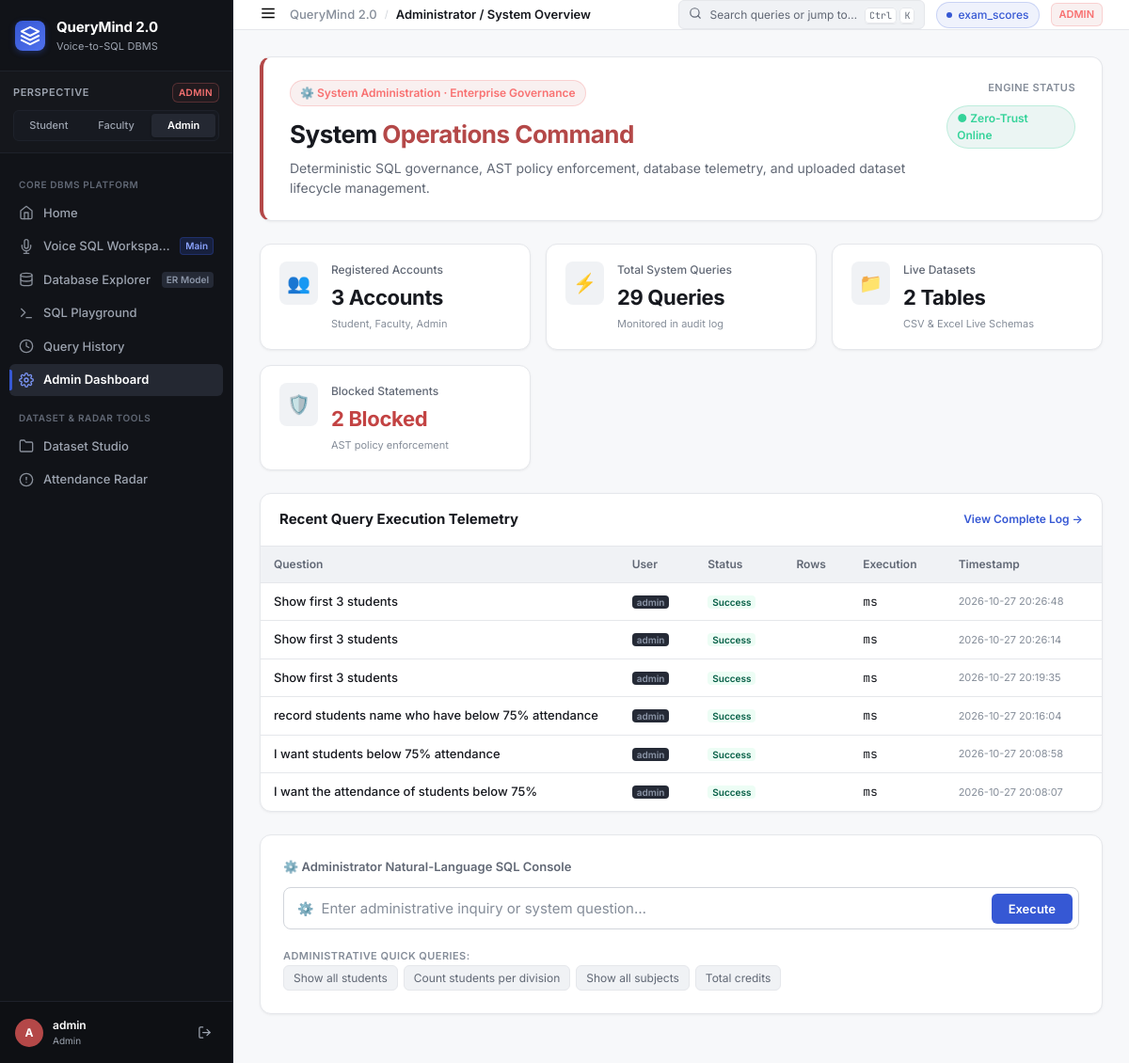
Page /dashboard on the earlier database version.
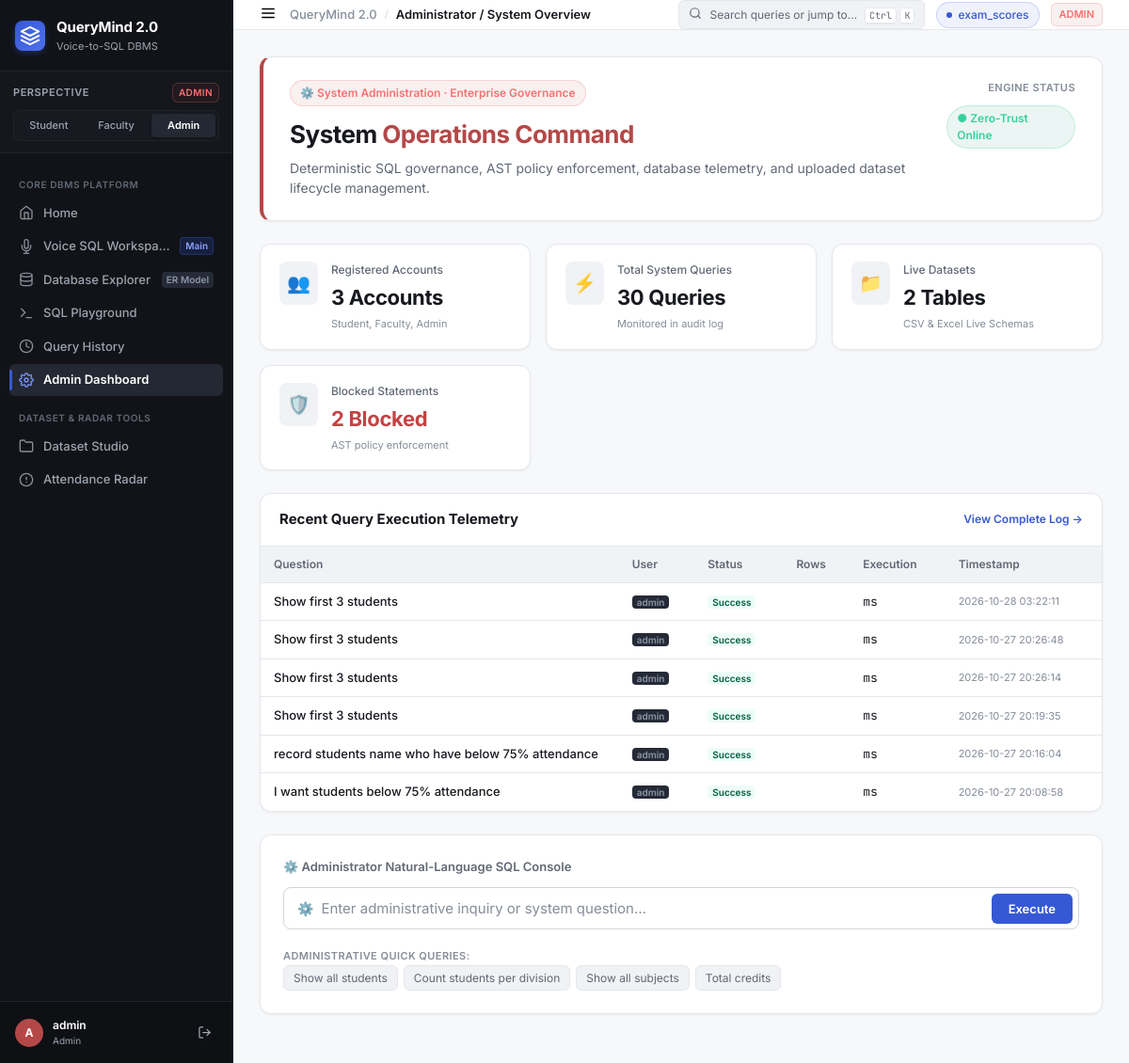
Same page on the later database version.
### tables this page shows
CREATE TABLE query_logs (
        id               INTEGER PRIMARY KEY AUTOINCREMENT,
        user_id          INTEGER,
        username         TEXT,
        question         TEXT,
        generated_sql    TEXT,
        status           TEXT,
        execution_time_ms INTEGER,
        result_row_count INTEGER,
        error            TEXT,
        timestamp        TEXT DEFAULT (datetime('now'))
    , input_mode TEXT DEFAULT 'text');

### app.py (the view)
@app.route("/dashboard")
def dashboard():
    role = session.get("role", "admin")
    stats = get_system_stats()
    uploaded_datasets = get_uploaded_datasets()
    recent = get_all_history(10)
    division_stats = get_division_stats()
    defaulters = get_defaulters(threshold=75.0)
    profile = None
    if role == "student":
        profile = get_student_profile(session.get("user_id", 3))
    return render_template(
        "dashboard.html",
        role=role,
        stats=stats,
        uploaded_datasets=uploaded_datasets,
        recent=recent,
        division_stats=division_stats,
        defaulters=defaulters,
        profile=profile,
    )

### app.py (called while the page is built)
@app.before_request
def ensure_default_session():
    if "user_id" not in session:
        session["user_id"] = 1
        session["username"] = "admin"
        session["role"] = "admin"

@app.context_processor
def inject_global_ui_context():
    try:
        datasets = get_uploaded_datasets()
    except Exception:
        datasets = []
    return {
        "current_role": session.get("role", "admin"),
        "current_username": session.get("username", "admin"),
        "global_datasets": datasets,
    }

### db/database.py (called while the page is built)
def _conn():
    conn = sqlite3.connect(DB_PATH)
    conn.row_factory = sqlite3.Row          # rows accessible as dicts
    conn.execute("PRAGMA foreign_keys = ON")
    conn.execute("PRAGMA journal_mode = WAL")
    return conn

def get_query_history(user_id=None, limit=50):
    conn = _conn()
    if user_id:
        rows = conn.execute(
            "SELECT * FROM query_logs WHERE user_id=? ORDER BY id DESC LIMIT ?",
            (user_id, limit)
        ).fetchall()
    else:
        rows = conn.execute(
            "SELECT * FROM query_logs ORDER BY id DESC LIMIT ?", (limit,)
        ).fetchall()
    conn.close()
    return [dict(r) for r in rows]

### templates/dashboard.html (shortened to what the changed rows need)
{% extends "base.html" %}
{% block content %}
{% if role == 'student' %}
<div class="workspace-view student-workspace">
  <div class="role-hero" style="border-left: 4px solid var(--role-student);">
    <div class="role-hero-left">
      <div class="role-badge-lg badge-student">
        🎓 Student Academic Profile · Aarav Sharma (STU001)
      </div>
      <h1>Personal <span style="color: var(--role-student);">Academic Intelligence</span></h1>
      <p class="hero-sub">Division A · Enrolled in Bachelor of Science (Computer Science) · Verified Academic Semester 2024–2025.</p>
    </div>
    <div class="dataset-switcher-box">
      <span class="switcher-label">Academic Status</span>
      <span class="role-badge-lg badge-student" style="margin-top:4px;">Good Standing · Eligible</span>
    </div>
  </div>
  <div class="admin-kpi-grid">
    <div class="kpi-card">
      <div class="kpi-icon" style="color:var(--role-student);">📊</div>
      <div class="kpi-info">
        <span class="kpi-label">Average Marks (0–100 Scale)</span>
        <span class="kpi-number">{{ "%.1f"|format(profile.avg_marks) if profile else "82.4" }}%</span>
        <span class="kpi-sub">Calculated from 5 subjects</span>
      </div>
    </div>
    <div class="kpi-card">
      <div class="kpi-icon" style="color:var(--status-success);">⏱️</div>
      <div class="kpi-info">
        <span class="kpi-label">Overall Attendance</span>
        <span class="kpi-number">{{ "%.1f"|format(profile.avg_attendance) if profile else "88.5" }}%</span>
        <span class="kpi-sub" style="color:var(--status-success);">+13.5% above 75% threshold</span>
      </div>
    </div>
    <div class="kpi-card">
      <div class="kpi-icon">📚</div>
      <div class="kpi-info">
        <span class="kpi-label">Enrolled Courses</span>
        <span class="kpi-number">5 Subjects</span>
        <span class="kpi-sub">Total 18 Academic Credits</span>
      </div>
    </div>
    <div class="kpi-card">
      <div class="kpi-icon">🛡️</div>
      <div class="kpi-info">
        <span class="kpi-label">Attendance Standing</span>
        <span class="kpi-number" style="color:var(--status-success);">Satisfactory</span>
        <span class="kpi-sub">Eligible for Semester Examination</span>
      </div>
    </div>
  </div>
  <div class="twelve-col-grid" style="margin-bottom: 24px;">
    <div class="col-span-8">
      <div class="gov-card">
        <div class="gov-card-header">
          <h3>Subject Marks Breakdown (0–100)</h3>
          <span class="nav-meta-badge">Internal Assessments</span>
        </div>
        <div style="padding: 20px;">
          <div style="height: 260px;">
            <canvas id="studentMarksChart"></canvas>
          </div>
        </div>
      </div>
    </div>
    <div class="col-span-4">
      <div class="gov-card">
        <div class="gov-card-header">
          <h3>Subject Attendance</h3>
          <span class="nav-meta-badge">Min 75%</span>
        </div>
        <div style="padding: 16px 20px;">
          <div class="attendance-list">
            <div class="att-row" style="margin-bottom: 14px;">
              <div style="display:flex; justify-content:space-between; font-size:13px; font-weight:600; margin-bottom:4px;">
                <span>Mathematics</span>
                <span>92%</span>
              </div>
              <div class="att-bar-bg"><div class="att-bar-fill att-good" style="width: 92%;"></div></div>
            </div>
            <div class="att-row" style="margin-bottom: 14px;">
              <div style="display:flex; justify-content:space-between; font-size:13px; font-weight:600; margin-bottom:4px;">
                <span>Computer Science</span>
                <span>95%</span>
              </div>
              <div class="att-bar-bg"><div class="att-bar-fill att-good" style="width: 95%;"></div></div>
            </div>
            <div class="att-row" style="margin-bottom: 14px;">
              <div style="display:flex; justify-content:space-between; font-size:13px; font-weight:600; margin-bottom:4px;">
                <span>Physics</span>
                <span>84%</span>
              </div>
              <div class="att-bar-bg"><div class="att-bar-fill att-good" style="width: 84%;"></div></div>
            </div>
            <div class="att-row" style="margin-bottom: 14px;">
              <div style="display:flex; justify-content:space-between; font-size:13px; font-weight:600; margin-bottom:4px;">
                <span>Chemistry</span>
                <span>86%</span>
              </div>
              <div class="att-bar-bg"><div class="att-bar-fill att-good" style="width: 86%;"></div></div>
            </div>
            <div class="att-row">
              <div style="display:flex; justify-content:space-between; font-size:13px; font-weight:600; margin-bottom:4px;">
                <span>English</span>
                <span>80%</span>
              </div>
              <div class="att-bar-bg"><div class="att-bar-fill att-good" style="width: 80%;"></div></div>
            </div>
          </div>
        </div>
      </div>
    </div>
  </div>
  <div class="query-card">
    <div class="card-label">💬 Ask a Question About Your Academic Records</div>
    <form method="POST" action="{{ url_for('query') }}" id="queryForm">
      <div class="query-input-wrapper">
        <span class="query-prefix">🔍</span>
        <input type="text" name="question" id="questionInput" class="query-input"
          placeholder="Ask anything: e.g. Show top 5 students by average marks, Average marks per subject…" required />
        <button type="submit" class="btn-query">Ask Query</button>
      </div>
    </form>
    <div class="suggestions">
      <span class="suggestion-label">Suggested Academic Questions:</span>
      <div class="suggestion-chips">
        <button class="chip" onclick="ask(this)">Show top 5 students by average marks</button>
        <button class="chip" onclick="ask(this)">Average marks per subject</button>
        <button class="chip" onclick="ask(this)">Show all subjects</button>
        <button class="chip" onclick="ask(this)">Min and max marks per subject</button>
      </div>
    </div>
  </div>
</div>
<script>
document.addEventListener("DOMContentLoaded", function() {
  const ctx = document.getElementById('studentMarksChart');
  if (ctx) {
    new Chart(ctx, {
      type: 'bar',
      data: {
        labels: ['Mathematics', 'Physics', 'Chemistry', 'Computer Science', 'English'],
        datasets: [{
          label: 'Marks Scored',
          data: [85, 78, 82, 92, 75],
          backgroundColor: '#087F65',
          borderRadius: 6,
          barPercentage: 0.55
        }]
      },
      options: {
        responsive: true,
        maintainAspectRatio: false,
        plugins: { legend: { display: false } },
        scales: {
          y: { beginAtZero: true, max: 100, grid: { color: '#E5E7EB' } },
          x: { grid: { display: false } }
        }
      }
    });
  }
});
</script>
{# ═══════════════════════════════════════════════════════════════
   2. FACULTY CLASS ANALYTICS (Academic Operations Control)
   ═══════════════════════════════════════════════════════════════ #}
{% else %}
<div class="workspace-view admin-workspace">
  <div class="role-hero" style="border-left: 4px solid var(--role-admin);">
    <div class="role-hero-left">
      <div class="role-badge-lg badge-admin">
        ⚙️ System Administration · Enterprise Governance
      </div>
      <h1>System <span style="color: var(--role-admin);">Operations Command</span></h1>
      <p class="hero-sub">Deterministic SQL governance, AST policy enforcement, database telemetry, and uploaded dataset lifecycle management.</p>
    </div>
    <div class="dataset-switcher-box">
      <span class="switcher-label">Engine Status</span>
      <span class="role-badge-lg badge-student" style="margin-top:4px;">● Zero-Trust Online</span>
    </div>
  </div>
  <div class="admin-kpi-grid">
    <div class="kpi-card">
      <div class="kpi-icon">👥</div>
      <div class="kpi-info">
        <span class="kpi-label">Registered Accounts</span>
        <span class="kpi-number">{{ stats.users if stats else 3 }} Accounts</span>
        <span class="kpi-sub">Student, Faculty, Admin</span>
      </div>
    </div>
    <div class="kpi-card">
      <div class="kpi-icon" style="color:var(--accent-primary);">⚡</div>
      <div class="kpi-info">
        <span class="kpi-label">Total System Queries</span>
        <span class="kpi-number">{{ stats.total_queries if stats else recent|length }} Queries</span>
        <span class="kpi-sub">Monitored in audit log</span>
      </div>
    </div>
    <div class="kpi-card">
      <div class="kpi-icon">📁</div>
      <div class="kpi-info">
        <span class="kpi-label">Live Datasets</span>
        <span class="kpi-number">{{ stats.datasets if stats else (uploaded_datasets|length if uploaded_datasets else 0) }} Tables</span>
        <span class="kpi-sub">CSV &amp; Excel Live Schemas</span>
      </div>
    </div>
    <div class="kpi-card">
      <div class="kpi-icon" style="color:var(--status-danger);">🛡️</div>
      <div class="kpi-info">
        <span class="kpi-label">Blocked Statements</span>
        <span class="kpi-number" style="color:var(--status-danger);">{{ stats.blocked_queries if stats else 0 }} Blocked</span>
        <span class="kpi-sub">AST policy enforcement</span>
      </div>
    </div>
  </div>
  <div class="gov-card" style="margin-bottom: 24px;">
    <div class="gov-card-header">
      <h3>Recent Query Execution Telemetry</h3>
      <a href="{{ url_for('history') }}" style="font-size:12px; color:var(--accent-primary); font-weight:600;">View Complete Log →</a>
    </div>
    <div class="table-container" style="border:none; border-radius:0; margin-bottom:0;">
      <table class="data-table">
        <thead>
          <tr>
            <th>Question</th>
            <th>User</th>
            <th>Status</th>
            <th>Rows</th>
            <th>Execution</th>
            <th>Timestamp</th>
          </tr>
        </thead>
        <tbody>
          {% if recent %}
            {% for r in recent[:6] %}
            <tr>
              <td style="max-width:320px; font-weight:500;">{{ r.question }}</td>
              <td><span class="nav-meta-badge">{{ r.username }}</span></td>
              <td>
                {% if r.status == 'success' %}
                  <span class="nav-meta-badge" style="background:#EDFDF5; color:#065F46;">Success</span>
                {% elif r.status == 'blocked' %}
                  <span class="nav-meta-badge" style="background:#FEF2F2; color:#991B1B;">Blocked</span>
                {% else %}
                  <span class="nav-meta-badge" style="background:#FFFBEB; color:#92400E;">{{ r.status }}</span>
                {% endif %}
              </td>
              <td style="font-family:var(--font-mono);">{{ r.row_count if r.row_count is not none else '—' }}</td>
              <td style="font-family:var(--font-mono);">{{ r.execution_ms if r.execution_ms is not none else '—' }}ms</td>
              <td style="font-size:11px; color:var(--text-muted);">{{ r.timestamp }}</td>
            </tr>
            {% endfor %}
          {% else %}
            <tr>
              <td colspan="6" style="text-align:center; color:var(--text-muted); padding:24px;">No system queries logged yet.</td>
            </tr>
          {% endif %}
        </tbody>
      </table>
    </div>
  </div>
  <div class="query-card">
    <div class="card-label">⚙️ Administrator Natural-Language SQL Console</div>
    <form method="POST" action="{{ url_for('query') }}" id="queryForm">
      <div class="query-input-wrapper">
        <span class="query-prefix">⚙️</span>
        <input type="text" name="question" id="questionInput" class="query-input"
          placeholder="Enter administrative inquiry or system question…" required />
        <button type="submit" class="btn-query">Execute</button>
      </div>
    </form>
    <div class="suggestions">
      <span class="suggestion-label">Administrative Quick Queries:</span>
      <div class="suggestion-chips">
        <button class="chip" onclick="ask(this)">Show all students</button>
        <button class="chip" onclick="ask(this)">Count students per division</button>
        <button class="chip" onclick="ask(this)">Show all subjects</button>
        <button class="chip" onclick="ask(this)">Total credits</button>
      </div>
    </div>
  </div>
</div>
{% endif %}
{% endblock %}

Differences in the rows shown:
no longer on this page (row unchanged): query_logs: question "I want the attendance of students below 75%", username "admin", status "Success", timestamp "2026-10-27 20:08:07"
added query_logs: question "Show first 3 students", username "admin", status "Success", timestamp "2026-10-28 03:22:11"
Other differences:
{{ stats.total_queries if stats else recent|length }}: "29" → "30"
